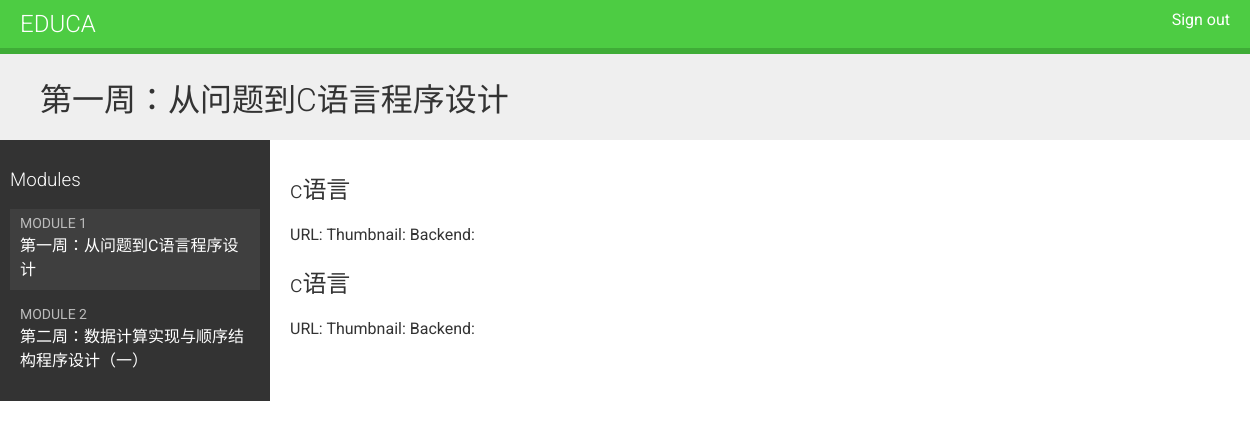
/students/course/1/ (signed in), run on the app's committed database.
### courses/models.py (models this page shows, shortened)
class Module(models.Model):
    course = models.ForeignKey(Course,
                               related_name='modules',
                               on_delete=models.CASCADE,null=True)
    title = models.CharField(max_length=200,null=True)
    description = models.TextField(blank=True)
    order = OrderField(blank=True, for_fields=['course'])
    class Meta:
            ordering = ['order']
    def __str__(self):
        return '{}. {}'.format(self.order, self.title)

class Content(models.Model):
    module = models.ForeignKey(Module,
                               related_name='contents',
                               on_delete=models.CASCADE,null=True)
    content_type = models.ForeignKey(ContentType,
                                     limit_choices_to={'model__in':('text',
                                                                    'video',
                                                                    'image',
                                                                    'file')},
                                     on_delete=models.CASCADE,null=True)
    object_id = models.PositiveIntegerField()
    item = GenericForeignKey('content_type', 'object_id')
    order = OrderField(blank=True, for_fields=['module'])
    class Meta:
            ordering = ['order']

class ItemBase(models.Model):
    owner = models.ForeignKey(User,
                              related_name='%(class)s_related',
                              on_delete=models.CASCADE,null=True)
    title = models.CharField(max_length=250,null=True)
    created = models.DateTimeField(auto_now_add=True,null=True)
    updated = models.DateTimeField(auto_now=True)
    class Meta:
        abstract = True
    def render(self):
        return render_to_string('courses/content/{}.html'.format(
            self._meta.model_name), {'item': self})

class Video(ItemBase):
    url = models.URLField(null=True)

### students/views.py (the view)
# urls.py: path('course/<pk>/', cache_page(60 * 15)(views.StudentCourseDetailView.as_view()), name='student_course_detail'),
class StudentCourseDetailView(DetailView):
    model = Course
    template_name = 'students/course/detail.html'
    def get_queryset(self):
        qs = super(StudentCourseDetailView, self).get_queryset()
        return qs.filter(students__in=[self.request.user])
    def get_context_data(self, **kwargs):
        context = super(StudentCourseDetailView, self).get_context_data(**kwargs)
        course = self.get_object()
        if 'module_id' in self.kwargs:
            context['module'] = course.modules.get(id=self.kwargs['module_id'])
        else:
            context['module'] = course.modules.all()[0]
        return context

### students/templates/students/course/detail.html (shortened to what this page needs)
{% extends "base.html" %}
{% load cache %}
{% block content %}
    <h1>
        {{ module.title }}
    </h1>
    <div class="contents">
        <h3>Modules</h3>
        <ul id="modules">
        {% for m in object.modules.all %}
            <li data-id="{{ m.id }}" {% if m == module %}class="selected"{% endif %}>
                <a href="{% url "student_course_detail_module" object.id m.id %}">
                    <span>
                        Module <span class="order">{{ m.order|add:1 }}</span>
                    </span>
                    <br>
                    {{ m.title }}
                </a>
            </li>
        {% empty %}
            <li>No modules yet.</li>
        {% endfor %}
        </ul>
    </div>
    <div class="module">
        {% cache 600 module_contents module %}
            {% cache 600 module_contents module %}
                {% for content in module.contents.all %}
                    {% with item=content.item %}
                        <h2>{{ item.title }}</h2>
                        {{ item.render }}
                    {% endwith %}
                {% endfor %}
            {% endcache %}
        {% endcache %}
    </div>
{% endblock %}

### courses/templates/courses/content/video.html (shortened to what this page needs)
{% load embed_video_tags %}
    URL: {{ my_video.url }}
    Thumbnail: {{ my_video.thumbnail }}
    Backend: {{ my_video.backend }}

### courses/static/css/newstyle.css (style rules this page uses)
body { margin:0; font-family:'Roboto', sans-serif; font-weight:400; color:#333; }
a { color:#3fad37; text-decoration:none; }
ul { float:left; }
h1, h2, h3, h4, h5, h6 { font-family:'Roboto', sans-serif; font-weight:300; }
h1 { background:#efefef; width:100%; overflow:auto; padding:20px 0 20px 40px; margin:0; }
.module { padding:10px 20px; float:left; width:600px; }
.contents { width:20%; padding:10px; float:left; background:#333; color: #fff; font-family:'Roboto', sans-serif; }
.contents ul { list-style:none; margin:0; padding:0; }
.contents ul li { margin:0 0 10px 0; padding:4px 10px 10px; overflow:auto; }
.contents ul li.selected { background:#3f3f3f; }
.contents ul span { text-transform:uppercase; color:#bbb; font-size:14px; }
.contents ul a { display:block; color:#fff; text-decoration:none; }

### data on the page
Module: title "第一周：从问题到C语言程序设计", order|add "1"
Module: order|add "2", title "第二周：数据计算实现与顺序结构程序设计（一）"
Content: item "c语言"
Content: item "c语言"
